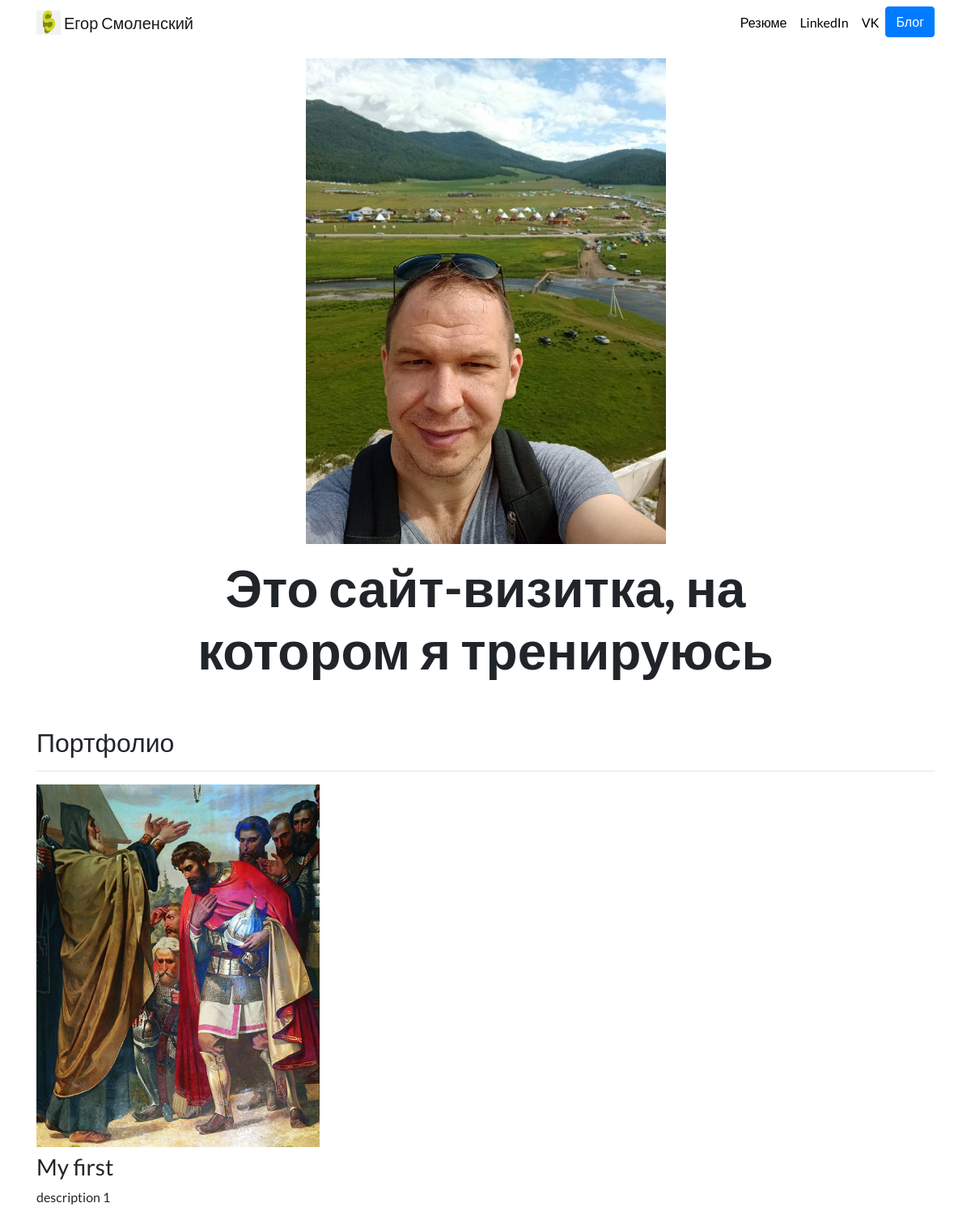
Before: / with the older database file.
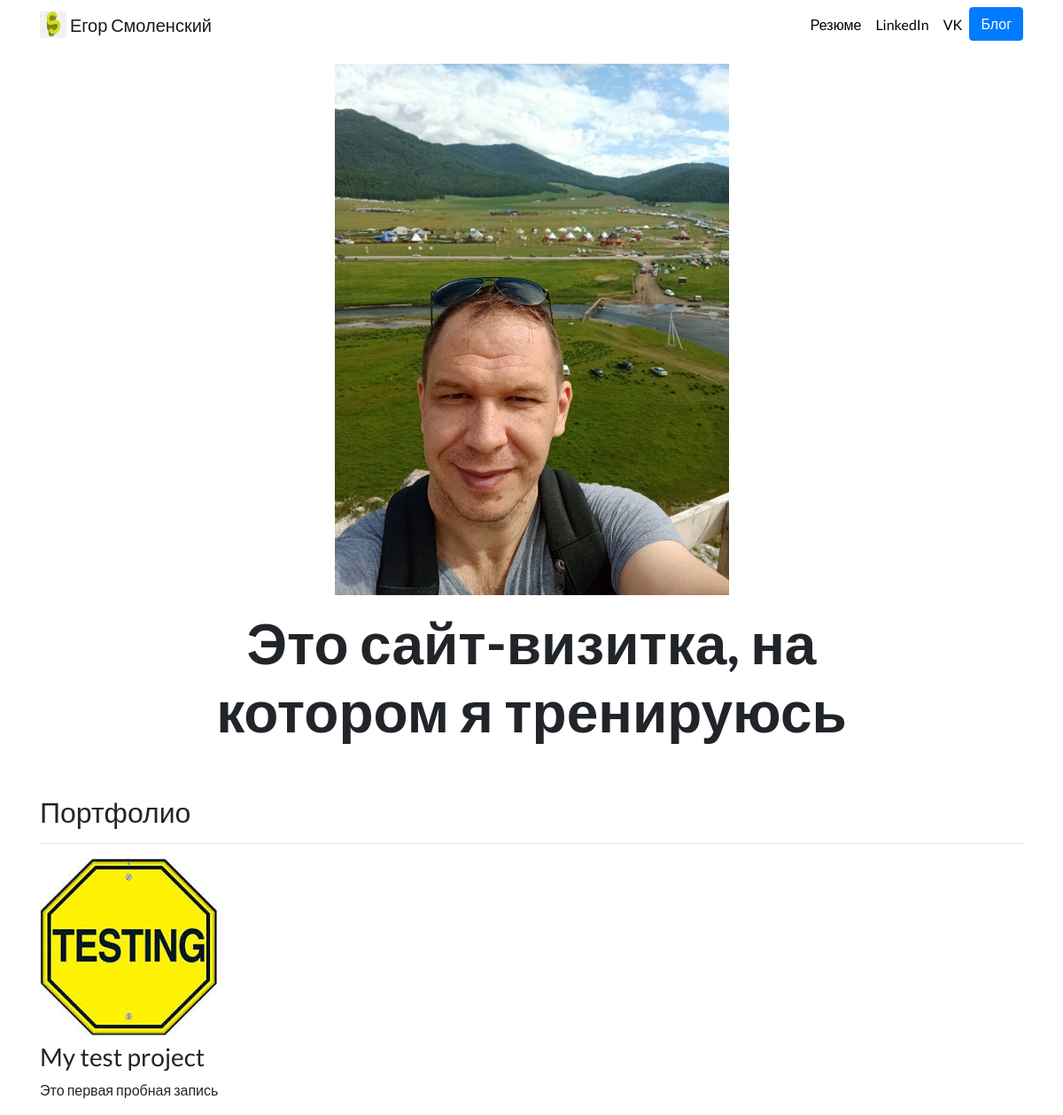
After: the same page with the newer database file.
### portfolio/models.py (models this page shows, shortened)
class Project(models.Model):
    title = models.CharField(max_length=100)
    description = models.CharField(max_length=250)
    image = models.ImageField(upload_to='portfolio/images/')
    url = models.URLField(blank=True)

### portfolio/views.py (the view)
# urls.py: 2. Add a URL to urlpatterns:  path('', views.home, name='home')
def home(request):
    projects = Project.objects.all()
    return render(request, 'portfolio/home.html', {'projects': projects})

### portfolio/templates/portfolio/home.html
{% extends "portfolio/base.html" %}
{% load static %}
{% block content %}
<div class="row justify-content-center my-3">
  <div class="col-5">
    <img src="{% static 'portfolio/portrait.jpg' %}" class="img-fluid">
  </div>
</div>
<div class="row justify-content-center mb-3">
  <div class="col-md-9 text-center">
    <h1 id="hometext" class="font-weight-bold">Это сайт-визитка, на котором я тренируюсь</h1>
  </div>
</div>
<h2 class="mt-5">Портфолио</h2>
<hr>
<div class="row">
  {% for project in projects %}
  <div class="col-lg-4 col-md-6">
    {% if project.url %}
    <a href="{{ project.url }}">
      <img src="{{ project.image.url }}" class="img-fluid mb-2">
    </a>
    {% else %}
    <img src="{{ project.image.url }}" class="img-fluid mb-2">
    {% endif %}
    <h3>{{ project.title }}</h3>
    <p>{{ project.description }}</p>
  </div>
  {% endfor %}
</div>
{% endblock %}

### portfolio/templates/portfolio/base.html (shortened to what this page needs)
{% load static %}
<!doctype html>
<html lang="en">
<head>
  <link rel="stylesheet" href="https://stackpath.bootstrapcdn.com/bootstrap/4.4.1/css/bootstrap.min.css">
  <link rel="stylesheet" href="{% static "portfolio/custom.css" %}">
</head>
<body>
  <nav id="topNav" class="navbar navbar-expand-md navbar-light">
    <div class="container">
      <a class="navbar-brand" href="{% url 'home' %}">
        <img src="{% static "portfolio/Log.png" %}" width="30" height="30" class="d-inline-block align-top" alt="Лого Егора">
        <span>Егор Смоленский</span>
      </a>
      <div class="collapse navbar-collapse text-center" id="navbarNav">
        <ul class="navbar-nav ml-auto">
          <li class="nav-item">
            <a class="nav-link" href="{% static "portfolio/resume.pdf" %}">Резюме</a>
          </li>
          <li class="nav-item">
            <a class="nav-link" href="https://www.linkedin.com/" target="_blank">LinkedIn</a>
          </li>
          <li class="nav-item">
            <a class="nav-link" href="https://vk.com/egor_smolenskiy" target="_blank">VK</a>
          </li>
          <li>
            <a role="button" href="{% url 'blog:all_blogs' %}" class="btn btn-primary">Блог</a>
          </li>
        </ul>
      </div>
    </div>
  </nav>
  <div class="container">
    {% block content %}{% endblock %}
  </div>
</body>
</html>

### portfolio/static/portfolio/custom.css (style rules this page uses)
.navbar-nav .nav-link { color: rgba(0,0,0,1) !important; }
body { font-family: 'Lato', sans-serif; }
@media (min-width: 992px) { #hometext { font-size: 4rem; } }

Changed rows visible on the page:
removed Project: image (picture), title "My first", description "description 1"
added Project: image (picture), title "My test project", description "Это первая пробная запись"
